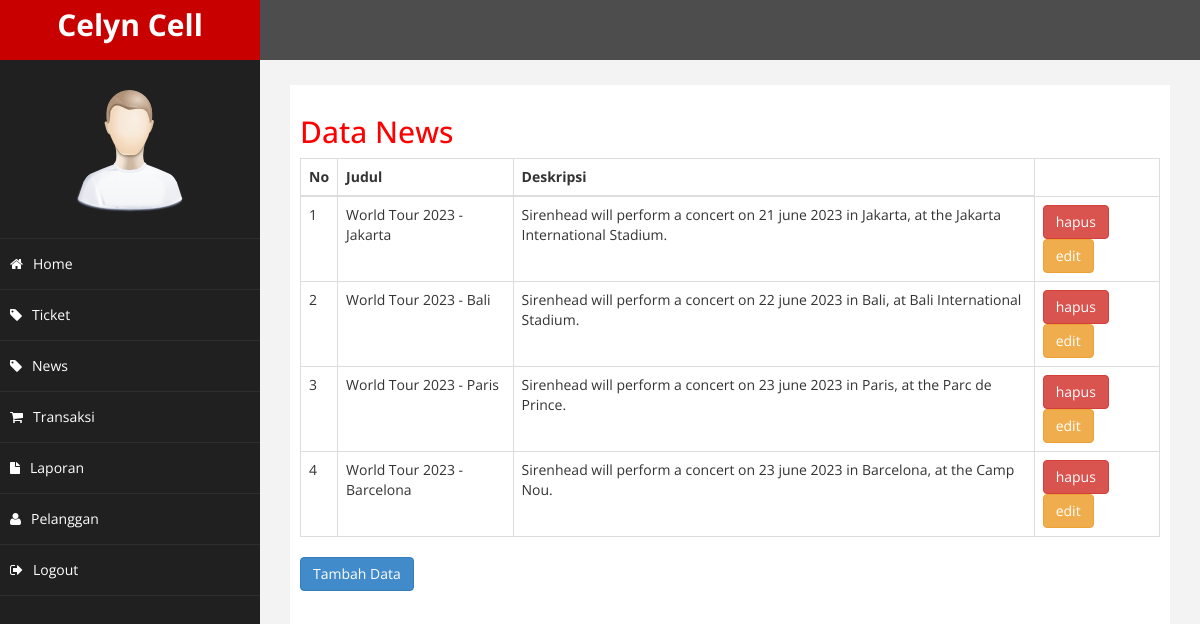
The page /admin/index.php?halaman=news (signed in) on the database its author committed.
### tables this page shows
CREATE TABLE `news` (
  `id_news` int(11) NOT NULL,
  `judul` varchar(50) NOT NULL,
  `deskripsi` text NOT NULL
);

### admin/news.php (the view)
<h2>Data News</h2>
<table class="table table-bordered">
	<thead>
		<tr>
			<th>No</th>
			<th>Judul</th>
			<th>Deskripsi</th>
		</tr>
	</thead>
	<tbody>
		<?php $nomor=1; ?>
		<?php $ambil = $koneksi->query("SELECT * FROM news "); ?>
			<?php while($perproduk = $ambil->fetch_assoc()){ ?>
		<tr>
			<td><?php echo $nomor; ?></td>
			<td><?php echo $perproduk['judul']; ?></td>
			<td><?php echo $perproduk['deskripsi']; ?></td>
			<td>
				<a href="index.php?halaman=hapusnewsk&id=<?php echo $perproduk['id_news']; ?>" class="btn-danger btn">hapus</a>
				<a href="index.php?halaman=editnews&id=<?php echo $perproduk['id_news']; ?>" class="btn btn-warning">edit</a>
			</td>
		</tr>
		<?php $nomor++; ?>
	<?php } ?>
	</tbody>
</table>
<a href="index.php?halaman=tambahnews" class="btn btn-primary">Tambah Data</a>

### admin/assets/css/custom.css (style rules this page uses)
body { font-family: 'Open Sans', sans-serif; }
h2 { color: #f00; }

### rows shown on the page
news: judul "World Tour 2023 - Jakarta", deskripsi "Sirenhead will perform a concert on 21 june 2023 in Jakarta, at the Jakarta International Stadium."
news: judul "World Tour 2023 - Bali", deskripsi "Sirenhead will perform a concert on 22 june 2023 in Bali, at Bali International Stadium."
news: judul "World Tour 2023 - Paris", deskripsi "Sirenhead will perform a concert on 23 june 2023 in Paris, at the Parc de Prince."
news: judul "World Tour 2023 - Barcelona", deskripsi "Sirenhead will perform a concert on 23 june 2023 in Barcelona, at the Camp Nou."
